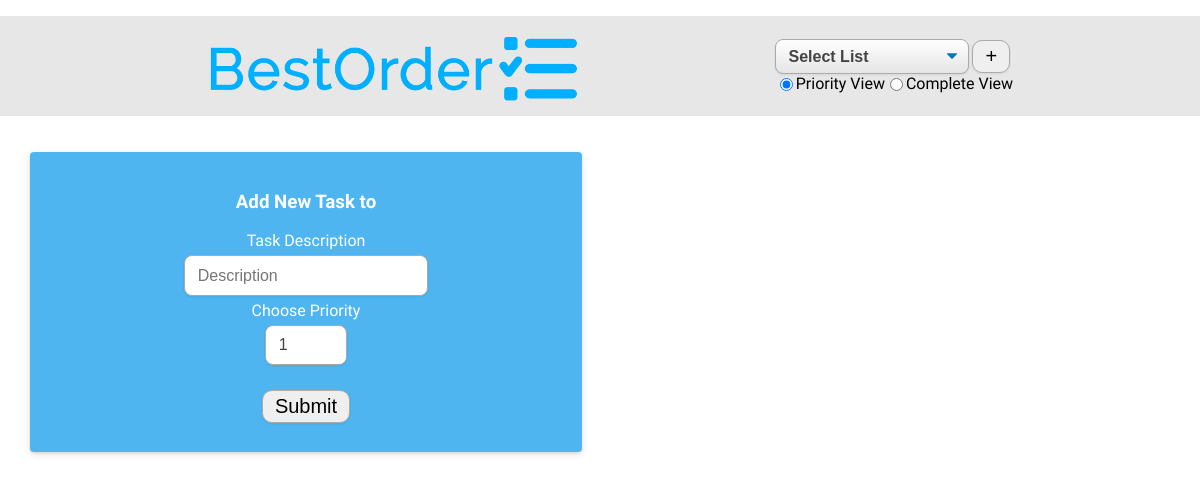
Page /11/newtask on the earlier database version.
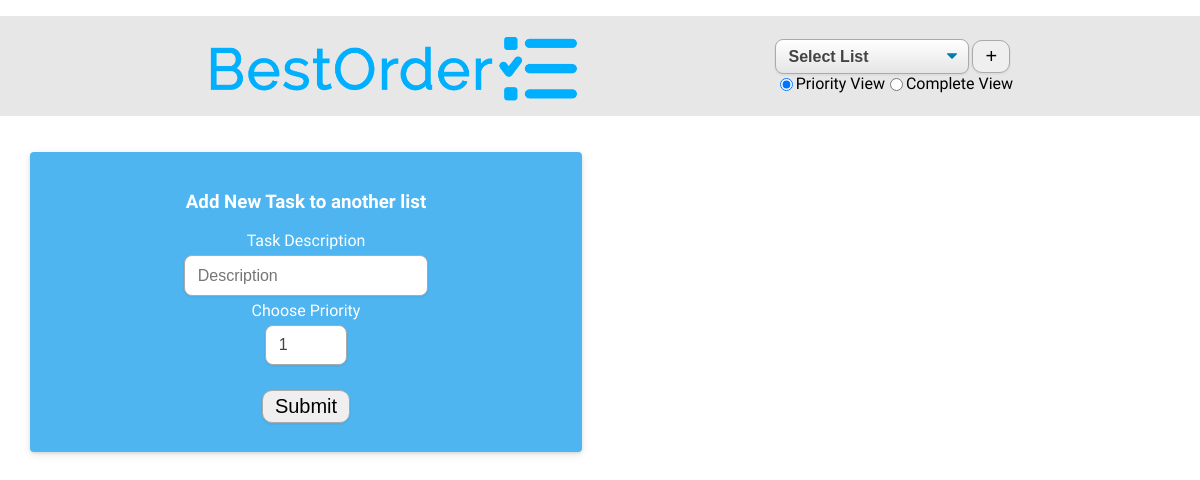
Same page on the later database version.
### run.py (models this page shows)
class List(db.Model):
    id = db.Column(db.Integer, primary_key=True)
    name = db.Column(db.Text)
    description = db.Column(db.Text)
    tasks = db.relationship('Task', backref='list')

### run.py (the view)
@app.route('/<list_id>/newtask')
def new_task(list_id):
    print(list_id)
    list_options = List.query.all()
    list = List.query.filter_by(id = list_id).first()
    return render_template ('newtask.html', list_options=list_options, list=list)

### templates/newtask.html
{% include "base.html" %}
    <div class="container">
        <div class="new-list-card">
        <h3>Add New Task to {{ list.name }}</h3>
            <form class="task-form" action="/{{ list.id }}/addtask" method="POST">
                <label class="form-label">Task Description</label>
                <input class="input-css" type="text" name="description" placeholder="Description">
                <label class="form-label">Choose Priority</label>
                <input class="input-css" type="number" name="priority" min="1" max="5" value="1">
                <div class="c-btn"><input class="card-btn" type="submit"></div>
            </form>
        </div>
    </div>

### templates/base.html (shortened to what this page needs)
<!DOCTYPE html>
<html lang="en">
<head>
    <link rel="stylesheet" href="/static/main.css" type="text/css">
</head>
<body>
    {% block nav %}
    <ul class="navbar">
        <li><img src="/static/logo.png" class="logo"></li>
        <li>
            <div class="menu-select">
                <form class="menu" style="width:100%" action="/show" method="POST">
                <select style="padding-top: 7px; padding-bottom: 5px;" class="select-css" name="list_select" onchange="this.form.submit()">
                    <option selected>Select List</option>
                </select>
                <input type="button" class="card-btn" onclick="location.href='/newlist';" value="+" />
            </div>
        <div class="menu">
        <input type="radio" name="view" value="priority" checked>Priority View
        <input type="radio" name="view" value="complete">Complete View
        </div>
        </form></li>
    {% endblock %}
    </ul>
</body>
</html>

### static/main.css (style rules this page uses)
body { box-sizing: border-box; margin: 0; padding: 0; font-family: 'Muli', sans-serif; overflow-x: hidden; }
.navbar { padding: 0 10px; width: 100%; height: 100px; display: flex; justify-content: space-evenly; align-items: center; background-color: rgb(231, 231, 231); list-style: none; }
.navbar .logo { margin-top: 8px; }
.c-btn { width: 100%; text-align:center; margin-top: 20px; }
.card-btn { padding:0.2em 0.6em; margin:0 3px; border: 1px solid #aaa; box-shadow: 0 1px 0 1px rgba(0,0,0,.04); border-radius: .5em; text-decoration:none; font-weight:400; font-size: 20px; color:#000; background-color: linear-gradient(to bottom, #ffffff 0%,#b6b4b4 100%); text-align:center; transition: all 0.2s; }
.new-list-card, .card { width: auto; padding: 20px; margin: 0 10px; display: flex; min-height: 260px; flex-direction: column; background: #4eb5f1; font-size: 1rem; color: #fff; box-shadow: rgba(3, 8, 20, 0.1) 0px 0.15rem 0.5rem, rgba(2, 8, 20, 0.1) 0px 0.075rem 0.175rem; border-radius: 4px; transition: all 500ms; overflow: hidden; }
.select-css { display: block; font-size: 16px; font-family: sans-serif; font-weight: 700; color: #444; line-height: 1.3; padding: .6em 1.4em .5em .8em; width: 100%; max-width: 100%; box-sizing: border-box; margin: 0; border: 1px solid #aaa; box-shadow: 0 1px 0 1px rgba(0,0,0,.04); border-radius: .5em; -moz-appearance: none; -webkit-appearance: none; appearance: none; background-color: #fff; background-repeat: no-repeat, repeat; background-position: right .7em top 50%, 0 0; background-size: .65em auto, 100%; }
.input-css { display: block; font-size: 16px; color: #444; line-height: 1.3; padding: .6em 1.4em .5em .8em; max-width: 80%; box-sizing: border-box; margin: 5px auto; border: 1px solid #aaa; box-shadow: 0 1px 0 1px rgba(0,0,0,.04); border-radius: .5em; -moz-appearance: none; -webkit-appearance: none; appearance: none; background-color: #fff; background-repeat: no-repeat, repeat; background-position: right .7em top 50%, 0 0; background-size: .65em auto, 100%; }
.select-css option { font-weight:normal; }
.container { display: grid; gap: 1rem; padding: 20px; grid-template-columns: repeat(auto-fill, minmax(450px, 1fr)); }
.menu { display: flex; text-align: center; justify-content: center; align-items:center; }
.task-form { display: flex; text-align: center; justify-content: center; align-items: center; flex-direction: column; }
.new-list-card h3 { text-align: center; }
.menu-select { display: flex; text-align: center; justify-content: space-evenly; align-items: center; width: 100%; }

Differences in the rows shown:
added List: name "another list"
